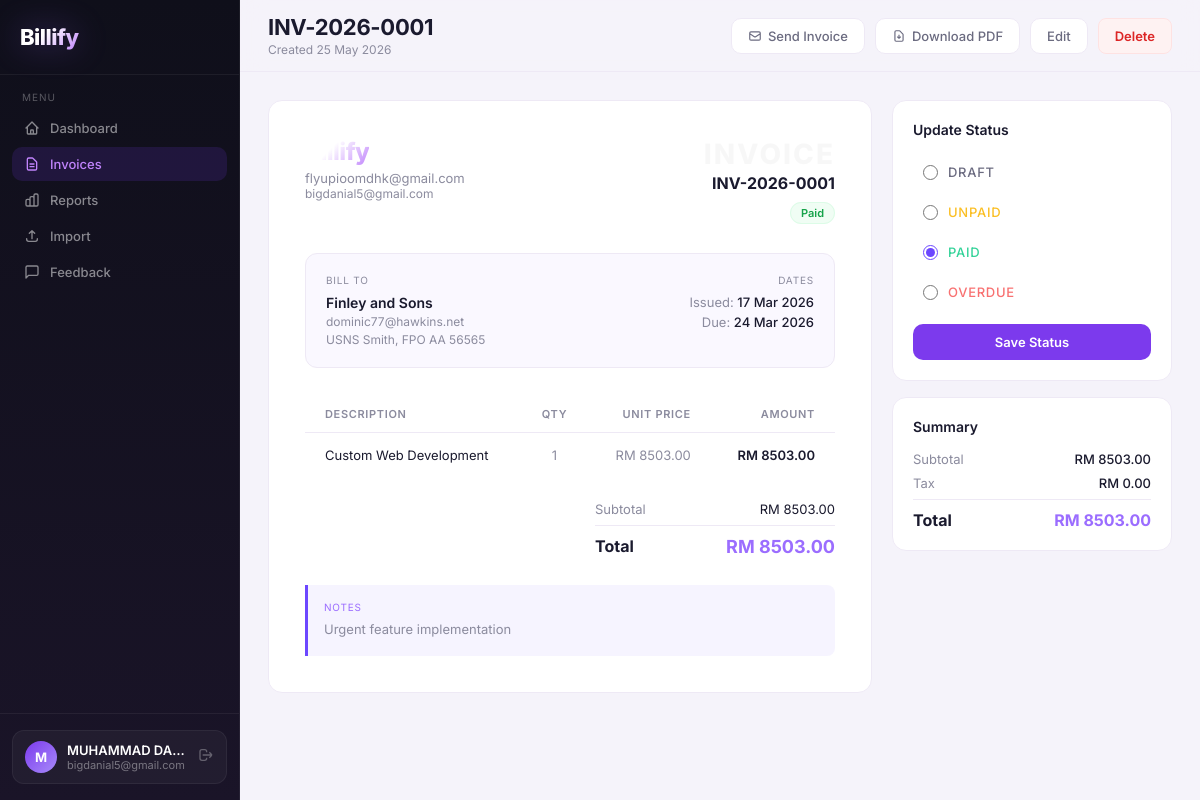
Screenshot of /invoices/1 (signed in) with the database file from the repository.
### app.py (models this page shows)
class User(UserMixin, db.Model):
    id = db.Column(db.Integer, primary_key=True)
    name = db.Column(db.String(100), nullable=False)
    email = db.Column(db.String(120), unique=True, nullable=False)
    password = db.Column(db.String(200), nullable=False)
    company = db.Column(db.String(100))
    is_admin = db.Column(db.Boolean, default=False)
    is_active_account = db.Column(db.Boolean, default=True)
    created_at = db.Column(db.DateTime, default=datetime.utcnow)
    invoices = db.relationship('Invoice', backref='owner', lazy=True)

class Invoice(db.Model):
    id = db.Column(db.Integer, primary_key=True)
    invoice_number = db.Column(db.String(20), unique=True, nullable=False)
    client_name = db.Column(db.String(100), nullable=False)
    client_email = db.Column(db.String(120))
    client_address = db.Column(db.Text)
    issue_date = db.Column(db.Date, nullable=False, default=date.today)
    due_date = db.Column(db.Date, nullable=False)
    status = db.Column(db.String(20), default='Draft')
    subtotal = db.Column(db.Float, default=0.0)
    tax_percent = db.Column(db.Float, default=0.0)
    tax_amount = db.Column(db.Float, default=0.0)
    total = db.Column(db.Float, default=0.0)
    notes = db.Column(db.Text)
    user_id = db.Column(db.Integer, db.ForeignKey('user.id'), nullable=False)
    created_at = db.Column(db.DateTime, default=datetime.utcnow)
    items = db.relationship('InvoiceItem', backref='invoice', lazy=True, cascade='all, delete-orphan')

class InvoiceItem(db.Model):
    id = db.Column(db.Integer, primary_key=True)
    invoice_id = db.Column(db.Integer, db.ForeignKey('invoice.id'), nullable=False)
    description = db.Column(db.String(200), nullable=False)
    quantity = db.Column(db.Float, default=1)
    unit_price = db.Column(db.Float, default=0.0)
    amount = db.Column(db.Float, default=0.0)

### app.py (the view)
@app.route('/invoices/<int:id>')
@login_required
def view_invoice(id):
    inv = Invoice.query.filter_by(id=id, user_id=current_user.id).first_or_404()
    return render_template('invoice_view.html', invoice=inv)

### templates/invoice_view.html (shortened to what this page needs)
{% extends 'base.html' %}
{% block page_title %}{{ invoice.invoice_number }}{% endblock %}
{% block page_subtitle %}Created {{ invoice.created_at.strftime('%d %b %Y') }}{% endblock %}
{% block header_actions %}
<form method="POST" action="{{ url_for('send_invoice', id=invoice.id) }}" style="display:inline;">
  <button type="submit" onclick="return confirm('Send invoice to {{ invoice.client_email or 'client' }}?')" class="btn-secondary">
    <svg width="14" height="14" fill="none" stroke="currentColor" stroke-width="2" viewBox="0 0 24 24"><path d="M3 8l7.89 5.26a2 2 0 002.22 0L21 8M5 19h14a2 2 0 002-2V7a2 2 0 00-2-2H5a2 2 0 00-2 2v10a2 2 0 002 2z"/></svg>
    Send Invoice
  </button>
</form>
<a href="{{ url_for('download_pdf', id=invoice.id) }}" class="btn-secondary">
  <svg width="14" height="14" fill="none" stroke="currentColor" stroke-width="2" viewBox="0 0 24 24"><path d="M12 10v6m0 0l-3-3m3 3l3-3m2 8H7a2 2 0 01-2-2V5a2 2 0 012-2h5.586a1 1 0 01.707.293l5.414 5.414a1 1 0 01.293.707V19a2 2 0 01-2 2z"/></svg>
  Download PDF
</a>
<a href="{{ url_for('edit_invoice', id=invoice.id) }}" class="btn-secondary">Edit</a>
<form method="POST" action="{{ url_for('delete_invoice', id=invoice.id) }}" style="display:inline;" onsubmit="return confirm('Delete this invoice? This cannot be undone.')">
  <button type="submit" class="btn-danger" style="padding:9px 16px;font-size:13px;">Delete</button>
</form>
{% endblock %}
{% block content %}
<div style="display:grid;grid-template-columns:1fr 280px;gap:20px;" class="fade-up fade-up-1">
  <div class="card" style="padding:36px;">
    <div style="display:flex;justify-content:space-between;align-items:start;margin-bottom:32px;">
      <div>
        <span style="font-size:24px;font-weight:800;letter-spacing:-0.5px;background:linear-gradient(135deg,#fff 40%,#c084fc);-webkit-background-clip:text;-webkit-text-fill-color:transparent;background-clip:text;">Billify</span>
        <div style="font-size:13px;color:var(--muted);margin-top:4px;">{{ current_user.company or current_user.name }}</div>
        <div style="font-size:12px;color:var(--muted);">{{ current_user.email }}</div>
      </div>
      <div style="text-align:right;">
        <div style="font-size:28px;font-weight:800;color:rgba(0,0,0,0.03);letter-spacing:2px;">INVOICE</div>
        <div style="font-size:16px;font-weight:700;color:var(--text);margin-top:2px;">{{ invoice.invoice_number }}</div>
        <div style="margin-top:8px;">
          {% if invoice.status == 'Paid' %}<span class="badge-paid">Paid</span>
          {% elif invoice.status == 'Overdue' %}<span class="badge-overdue">Overdue</span>
          {% elif invoice.status == 'Unpaid' %}<span class="badge-unpaid">Unpaid</span>
          {% else %}<span class="badge-draft">Draft</span>{% endif %}
        </div>
      </div>
    </div>
    <div style="display:grid;grid-template-columns:1fr 1fr;gap:20px;padding:20px;background:#faf8ff;border:1px solid var(--border);border-radius:12px;margin-bottom:28px;">
      <div>
        <div style="font-size:10px;color:var(--muted);text-transform:uppercase;letter-spacing:0.08em;margin-bottom:8px;">Bill To</div>
        <div style="font-weight:600;color:var(--text);font-size:14px;">{{ invoice.client_name }}</div>
        {% if invoice.client_email %}<div style="font-size:12px;color:var(--muted);margin-top:3px;">{{ invoice.client_email }}</div>{% endif %}
        {% if invoice.client_address %}<div style="font-size:12px;color:var(--muted);margin-top:3px;white-space:pre-line;">{{ invoice.client_address }}</div>{% endif %}
      </div>
      <div style="text-align:right;">
        <div style="font-size:10px;color:var(--muted);text-transform:uppercase;letter-spacing:0.08em;margin-bottom:8px;">Dates</div>
        <div style="font-size:13px;color:var(--muted);margin-bottom:4px;">Issued: <span style="color:var(--text);font-weight:500;">{{ invoice.issue_date.strftime('%d %b %Y') }}</span></div>
        <div style="font-size:13px;color:var(--muted);">Due: <span style="font-weight:500;{% if invoice.status == 'Overdue' %}color:#f87171;{% else %}color:var(--text);{% endif %}">{{ invoice.due_date.strftime('%d %b %Y') }}</span></div>
      </div>
    </div>
    <table style="margin-bottom:24px;">
      <thead>
        <tr>
          <th>Description</th>
          <th style="text-align:center;">Qty</th>
          <th style="text-align:right;">Unit Price</th>
          <th style="text-align:right;">Amount</th>
        </tr>
      </thead>
      <tbody>
        {% for item in invoice.items %}
        <tr>
          <td>{{ item.description }}</td>
          <td style="text-align:center;color:var(--muted);">{{ item.quantity|int if item.quantity == item.quantity|int else item.quantity }}</td>
          <td style="text-align:right;color:var(--muted);">RM {{ "%.2f"|format(item.unit_price) }}</td>
          <td style="text-align:right;font-weight:600;color:var(--text);">RM {{ "%.2f"|format(item.amount) }}</td>
        </tr>
        {% endfor %}
      </tbody>
    </table>
    <div style="display:flex;justify-content:flex-end;">
      <div style="width:240px;">
        <div style="display:flex;justify-content:space-between;font-size:13px;margin-bottom:8px;">
          <span style="color:var(--muted);">Subtotal</span>
          <span style="color:var(--text);">RM {{ "%.2f"|format(invoice.subtotal) }}</span>
        </div>
        <div style="display:flex;justify-content:space-between;border-top:1px solid var(--border);padding-top:10px;margin-top:4px;">
          <span style="font-weight:700;color:var(--text);">Total</span>
          <span style="font-weight:700;font-size:18px;color:#9b6dff;">RM {{ "%.2f"|format(invoice.total) }}</span>
        </div>
      </div>
    </div>
    {% if invoice.notes %}
    <div style="margin-top:28px;padding:16px;background:rgba(108,71,255,0.06);border-left:3px solid #6c47ff;border-radius:0 8px 8px 0;">
      <div style="font-size:10px;color:#9b6dff;text-transform:uppercase;letter-spacing:0.08em;margin-bottom:6px;">Notes</div>
      <div style="font-size:13px;color:var(--muted);white-space:pre-line;line-height:1.6;">{{ invoice.notes }}</div>
    </div>
    {% endif %}
  </div>
  <div style="display:flex;flex-direction:column;gap:16px;">
    <div class="card" style="padding:20px;">
      <div style="font-size:14px;font-weight:600;color:var(--text);margin-bottom:16px;">Update Status</div>
      <form method="POST" action="{{ url_for('update_status', id=invoice.id) }}">
        {% for s in ['Draft','Unpaid','Paid','Overdue'] %}
        <label style="display:flex;align-items:center;gap:10px;padding:10px;border-radius:8px;cursor:pointer;margin-bottom:4px;transition:background 0.15s;" onmouseover="this.style.background='rgba(0,0,0,0.02)'" onmouseout="this.style.background='transparent'">
          <input type="radio" name="status" value="{{ s }}" {% if invoice.status == s %}checked{% endif %} style="accent-color:#6c47ff;width:15px;height:15px;"/>
          <span style="font-size:13px;font-weight:500;
            {% if s == 'Paid' %}color:#34d399;
            {% elif s == 'Overdue' %}color:#f87171;
            {% elif s == 'Unpaid' %}color:#fbbf24;
            {% else %}color:var(--muted-light);{% endif %}">{{ s }}</span>
        </label>
        {% endfor %}
        <button type="submit" class="btn-primary" style="width:100%;margin-top:10px;justify-content:center;">Save Status</button>
      </form>
    </div>
    <div class="card" style="padding:20px;">
      <div style="font-size:14px;font-weight:600;color:var(--text);margin-bottom:16px;">Summary</div>
      <div style="display:flex;justify-content:space-between;font-size:13px;margin-bottom:8px;">
        <span style="color:var(--muted);">Subtotal</span>
        <span style="color:var(--text);font-weight:500;">RM {{ "%.2f"|format(invoice.subtotal) }}</span>
      </div>
      <div style="display:flex;justify-content:space-between;font-size:13px;margin-bottom:8px;">
        <span style="color:var(--muted);">Tax</span>
        <span style="color:var(--text);font-weight:500;">RM {{ "%.2f"|format(invoice.tax_amount) }}</span>
      </div>
      <div style="display:flex;justify-content:space-between;border-top:1px solid var(--border);padding-top:10px;margin-top:4px;">
        <span style="font-weight:700;color:var(--text);">Total</span>
        <span style="font-weight:700;font-size:16px;color:#9b6dff;">RM {{ "%.2f"|format(invoice.total) }}</span>
      </div>
    </div>
  </div>
</div>
{% endblock %}

### templates/base.html (shortened to what this page needs)
<!DOCTYPE html>
<html lang="en">
<head>
</head>
<body>
{% if current_user.is_authenticated %}
<aside style="width:240px;background:linear-gradient(180deg,#0f0f1a,#1a1428);border-right:1px solid rgba(255,255,255,0.06);position:fixed;height:100vh;display:flex;flex-direction:column;z-index:20;">
  <div style="padding:24px 20px;border-bottom:1px solid rgba(255,255,255,0.06);">
    <a href="{{ url_for('dashboard') }}" style="text-decoration:none;">
      <span style="font-size:22px;font-weight:800;letter-spacing:-0.5px;background:linear-gradient(135deg,#fff 40%,#c084fc);-webkit-background-clip:text;-webkit-text-fill-color:transparent;background-clip:text;filter:drop-shadow(0 0 16px rgba(139,92,246,0.4));">Billify</span>
    </a>
  </div>
  <nav style="flex:1;padding:16px 12px;overflow-y:auto;">
    <div style="font-size:10px;color:rgba(255,255,255,0.3);text-transform:uppercase;letter-spacing:.1em;padding:0 10px;margin-bottom:8px;">Menu</div>
    {% for route, label, endpoints, icon in nav_items %}
    <a href="{{ url_for(route) }}" style="display:flex;align-items:center;gap:10px;padding:9px 12px;border-radius:10px;text-decoration:none;font-size:13px;font-weight:500;margin-bottom:2px;transition:all .15s;{% if request.endpoint in endpoints.split(',') %}background:rgba(124,58,237,0.15);color:#c084fc;{% else %}color:rgba(255,255,255,0.5);{% endif %}">
      <svg width="16" height="16" fill="none" stroke="currentColor" stroke-width="2" stroke-linecap="round" stroke-linejoin="round" viewBox="0 0 24 24"><path d="{{ icon }}"/></svg>
      {{ label }}
    </a>
    {% endfor %}
  </nav>
  <div style="padding:16px 12px;border-top:1px solid rgba(255,255,255,0.06);">
    <div style="display:flex;align-items:center;gap:10px;padding:10px 12px;background:rgba(255,255,255,0.04);border-radius:12px;border:1px solid rgba(255,255,255,0.06);">
      <div style="width:32px;height:32px;border-radius:50%;background:linear-gradient(135deg,#7c3aed,#a78bfa);display:flex;align-items:center;justify-content:center;font-weight:700;font-size:13px;color:white;flex-shrink:0;">{{ current_user.name[0].upper() }}</div>
      <div style="flex:1;min-width:0;">
        <div style="font-size:13px;font-weight:600;color:white;overflow:hidden;text-overflow:ellipsis;white-space:nowrap;">{{ current_user.name }}</div>
        <div style="font-size:11px;color:rgba(255,255,255,0.4);overflow:hidden;text-overflow:ellipsis;white-space:nowrap;">{{ current_user.email }}</div>
      </div>
      <a href="{{ url_for('logout') }}" title="Logout" style="color:rgba(255,255,255,0.3);transition:color .2s;" onmouseover="this.style.color='#f87171'" onmouseout="this.style.color='rgba(255,255,255,0.3)'">
        <svg width="16" height="16" fill="none" stroke="currentColor" stroke-width="2" viewBox="0 0 24 24"><path d="M17 16l4-4m0 0l-4-4m4 4H7m6 4v1a3 3 0 01-3 3H6a3 3 0 01-3-3V7a3 3 0 013-3h4a3 3 0 013 3v1"/></svg>
      </a>
    </div>
  </div>
</aside>
<div style="margin-left:240px;min-height:100vh;display:flex;flex-direction:column;">
  <header style="position:sticky;top:0;z-index:10;background:rgba(245,243,250,0.85);backdrop-filter:blur(12px);border-bottom:1px solid var(--border);padding:14px 28px;display:flex;align-items:center;justify-content:space-between;">
    <div>
      <h1 style="font-size:22px;font-weight:700;color:var(--text);letter-spacing:-.3px;">{% block page_title %}{% endblock %}</h1>
      <p style="font-size:12px;color:var(--muted);margin-top:2px;">{% block page_subtitle %}{% endblock %}</p>
    </div>
    <div style="display:flex;align-items:center;gap:10px;">{% block header_actions %}{% endblock %}</div>
  </header>
  <main style="padding:28px;flex:1;">
{% endif %}
{% block content %}{% endblock %}
{% if current_user.is_authenticated %}
  </main>
</div>
{% endif %}
</body>
</html>

### rows the page displays
User: name "M", name "MUHAMMAD DA…", email "bigdanial5@gmail.com", company "flyupioomdhk@gmail.com"
Invoice: invoice_number "INV-2026-0001", created_at "25 May 2026", client_name "Finley and Sons", client_email "dominic77@hawkins.net", client_address "USNS Smith, FPO AA 56565", issue_date "17 Mar 2026", due_date "24 Mar 2026", subtotal "8503.00", total "8503.00", notes "Urgent feature implementation", status "☐ DRAFT" "☐ UNPAID" "☑ PAID" "☐ OVERDUE", tax_amount "0.00"
InvoiceItem: description "Custom Web Development", quantity "1", unit_price "8503.00", amount "8503.00"

### other values shown
{{ label }} "Dashboard" "Invoices" "Reports" "Import" "Feedback"
{{ s }} "DRAFT" "UNPAID" "PAID" "OVERDUE"
